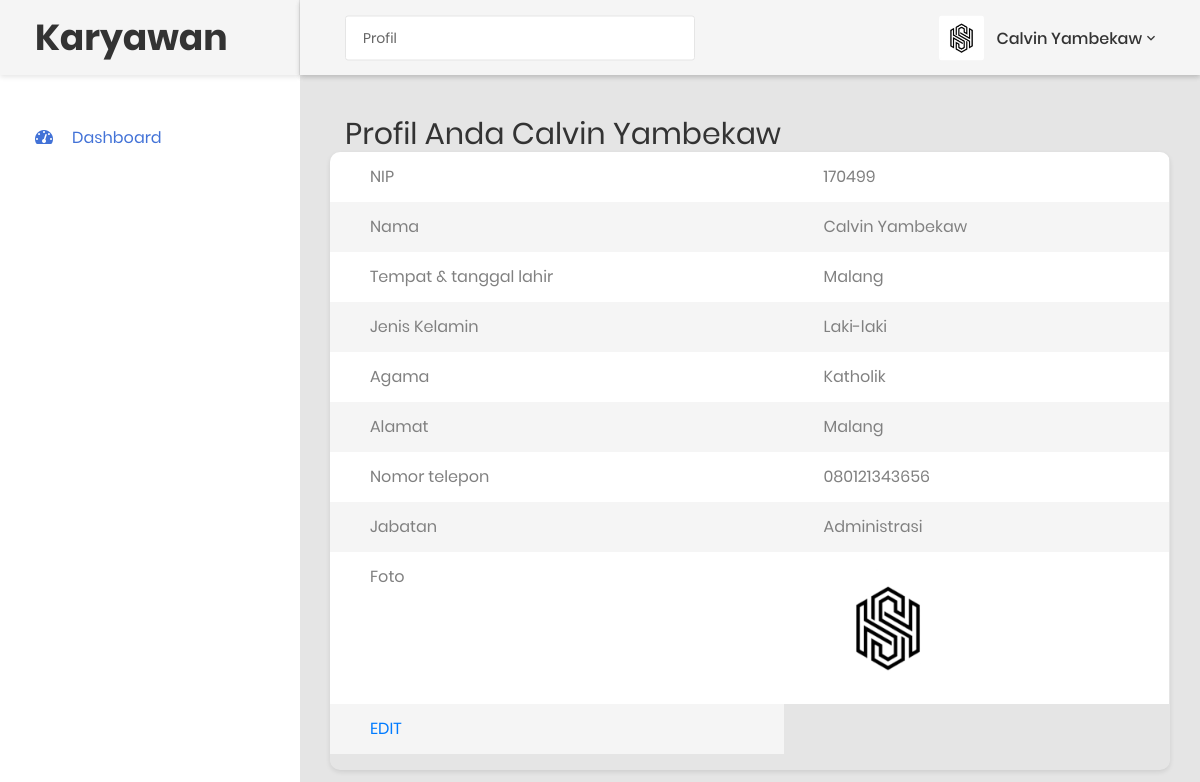
The app's page /karyawan/index.php?m=karyawan&s=profil (signed in) with its own data.
### tables this page shows
CREATE TABLE `tb_karyawan` (
  `id_karyawan` int(11) NOT NULL,
  `username` varchar(50) NOT NULL,
  `password` varchar(50) NOT NULL,
  `nama` varchar(255) NOT NULL,
  `tmp_tgl_lahir` varchar(255) NOT NULL,
  `jenkel` varchar(255) NOT NULL,
  `agama` varchar(255) NOT NULL,
  `alamat` text NOT NULL,
  `no_tel` varchar(18) NOT NULL,
  `jabatan` varchar(255) NOT NULL,
  `foto` varchar(50) NOT NULL
);

### karyawan/modul/karyawan/profil.php (the view, shortened to what this page needs)
<!DOCTYPE html>
<html lang="en">
<head>
    <link href="css/font-face.css" rel="stylesheet" media="all">
    <link href="vendor/font-awesome-4.7/css/font-awesome.min.css" rel="stylesheet" media="all">
    <link href="vendor/font-awesome-5/css/fontawesome-all.min.css" rel="stylesheet" media="all">
    <link href="vendor/mdi-font/css/material-design-iconic-font.min.css" rel="stylesheet" media="all">
    <link href="vendor/bootstrap-4.1/bootstrap.min.css" rel="stylesheet" media="all">
    <link href="vendor/animsition/animsition.min.css" rel="stylesheet" media="all">
    <link href="vendor/bootstrap-progressbar/bootstrap-progressbar-3.3.4.min.css" rel="stylesheet" media="all">
    <link href="vendor/wow/animate.css" rel="stylesheet" media="all">
    <link href="vendor/css-hamburgers/hamburgers.min.css" rel="stylesheet" media="all">
    <link href="vendor/slick/slick.css" rel="stylesheet" media="all">
    <link href="vendor/select2/select2.min.css" rel="stylesheet" media="all">
    <link href="vendor/perfect-scrollbar/perfect-scrollbar.css" rel="stylesheet" media="all">
    <link href="css/theme.css" rel="stylesheet" media="all">
</head>
<body class="animsition" >
    <div class="page-wrapper">
        <aside class="menu-sidebar d-none d-lg-block">
            <div class="logo">
                <a href="?m=awal">
                    <h1>Karyawan</h1>
                </a>
            </div>
            <div class="menu-sidebar__content js-scrollbar1">
                <nav class="navbar-sidebar">
                    <ul class="list-unstyled navbar__list">
                        <li class="active has-sub">
                            <a class="js-arrow" href="?m=awal">
                                <i class="fas fa-tachometer-alt"></i>Dashboard</a>
                        </li>
                    </ul>
                </nav>
            </div>
        </aside>
        <div class="page-container">
            <header class="header-desktop">
                <div class="section__content section__content--p30">
                    <div class="container-fluid">
                        <div class="header-wrap">
                            <form class="form-header" action="" method="POST">
                                <input class="au-input au-input--xl" type="text" name="search" value="Profil" readonly="" />
                            </form>
                            <div class="header-button">
                                 <?php
                                    $id = $_SESSION['idsi'];
                                    include '../koneksi.php';
                                    $sql = "SELECT * FROM tb_karyawan WHERE id_karyawan = '$id'";
                                    $query = mysqli_query($koneksi, $sql);
                                    $r = mysqli_fetch_array($query);
                                     ?>
                                <div class="account-wrap">
                                    <div class="account-item clearfix js-item-menu">
                                        <div class="image">
                                            <img src="../images/<?php echo $r['foto'];?>" class="img-circle" alt="<?php echo $r['nama'];?>" />
                                        </div>
                                        <div class="content">
                                            <a class="js-acc-btn" href="#"><?php echo $r['nama']; ?></a>
                                        </div>
                                </div>
                            </div>
                            </div>
                        </div>
                    </div>
                </div>
            </header>
            <div class="main-content">
                <div class="section__content section__content--p30">
                    <div class="container-fluid">
                        <div class="row">
                            <div class="col-md-12">
                                <div class="overview-wrap">
                                    <h2 class="title-1" style="text-align: center;">Profil anda <?php echo $_SESSION['namasi']; ?></h2>
                                </div>
                            </div>
                        </div>
                        <div class="row">
                           <div class="table-responsive table--no-card m-b-30">
                            <form action="modul/karyawan/keterangan_sv.php" method="post" enctype="multipart/form-data">
                                <div class="form-group">
                                	<?php
                                	$id = $_SESSION['idsi'];
                                	include 'koneksi.php';
                                	$sql = "SELECT * FROM tb_karyawan WHERE id_karyawan = '$id'";
                                	$query = mysqli_query($koneksi, $sql);
                                	$r = mysqli_fetch_array($query);
                                	 ?>
                                <table class="table table-borderless table-striped table-earning" >
                                        <tbody>
                                            <tr>
                                                <td>NIP</td>
                                                <td>
                                                <?php echo $r['id_karyawan'];?>
                                            </td>
                                            </tr>
                                            <tr>
                                                <td>Nama</td>
                                                <td><?php echo $r['nama'];?></td>
                                            </tr>
                                            <tr>
                                            	<td>Tempat & tanggal lahir</td>
                                            	<td><?php echo $r['tmp_tgl_lahir'];?></td>
                                            </tr>
                                            <TR>
                                            	<td>Jenis Kelamin</td>
                                            	<td><?php echo $r['jenkel'];?></td>
                                            </TR>
                                             <tr>
                                                <td>Agama</td>
                                                <td><?php echo $r['agama'];?></td>
                                            </tr>
                                           <tr>
                                              <td>Alamat</td>
                                              <td><?php echo $r['alamat'];?></td>
                                           </tr>
                                           <tr>
                                           	<td>Nomor telepon</td>
                                           	<td><?php echo $r['no_tel'];?></td>
                                           </tr>
                                           <tr>
                                           	<td>Jabatan</td>
                                           	<td><?php echo $r['jabatan'];?> </td>
                                           </tr>
                                           <tr>
                                           	<td>Foto</td>
                                           	<td><img src="../images/<?php echo $r['foto'];?>" style="width: 128px;height: 128px;"></td>
                                           </tr>
                                            <tr>
                                                <td><a href="?m=karyawan&s=edit&id_karyawan=<?php echo $id;?>">EDIT</a></td>
                                            </tr>
                                      </tbody>
                                    </table>
                                        </div>
                            </form>
                                </div>
                        </div>
                        <div class="header-desktop">
                            <div class="col-md-12">
                                <div class="copyright">
                                    <p>Copyright © 2021 Terserah Developer | Pilar Media Indonesia by <a>Sulton Aji Darmawan</a>.</p>
                                </div>
                            </div>
                        </div>
                    </div>
                </div>
            </div>
        </div>
    </div>
</body>
</html>

### karyawan/index.php (shortened to what this page needs)
<?php
$modul=(isset($_GET['m']))?$_GET['m']:"awal";
$jawal="Login Karyawan || SI Karyawan";
switch($modul){
    case 'karyawan': $aktif="Karyawan"; $judul="Modul Karyawan $jawal"; include "modul/karyawan/index.php"; break;
}
?>

### karyawan/modul/karyawan/index.php (shortened to what this page needs)
<?php
$modul=(isset($_GET['s']))?$_GET['s']:"awal";
switch($modul){
	case 'profil': include 'modul/karyawan/profil.php'; break;
}
?>

### records on screen
tb_karyawan: foto (picture), nama "Calvin Yambekaw", id_karyawan "170499", tmp_tgl_lahir "Malang", jenkel "Laki-laki", agama "Katholik", alamat "Malang", no_tel "080121343656", jabatan "Administrasi"

### other values on screen
$_SESSION['namasi'] "Calvin Yambekaw"
